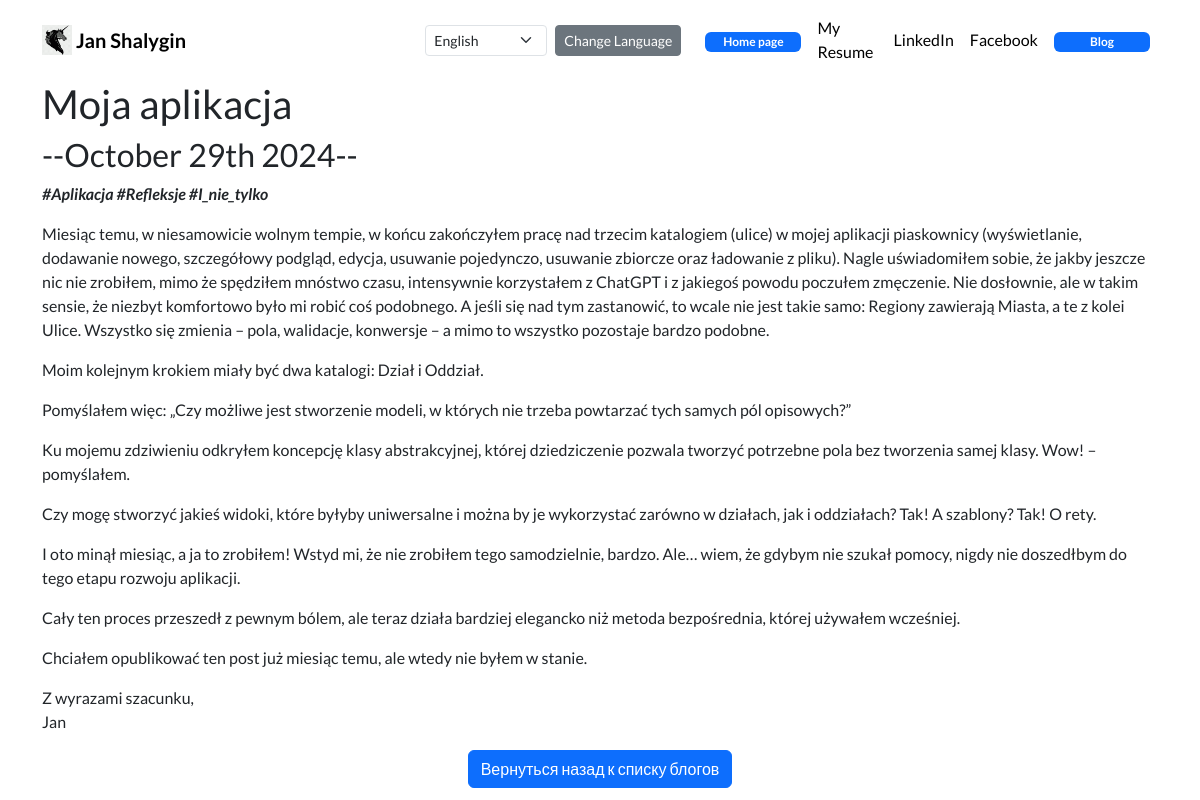
The page /en/blog/5/ on the database its author committed.
### blog/models.py (models this page shows, shortened)
class Blog(models.Model):
    title = models.CharField(max_length=200)
    data_post = models.DateField()
    discripton = models.TextField()

### blog/views.py (the view)
# urls.py: path('<int:blog_id>/', views.detail, name='detail'),
def detail(request, blog_id):
    blog = get_object_or_404(Blog, pk=blog_id)
    return render(request, 'blog/detail.html', {'blog': blog})

### blog/templates/blog/detail.html
{% extends 'portfolio/base.html' %}
{% block content %}
    <h1>{{ blog.title }}</h1>
    <h2>--{{ blog.data_post|date:'F jS Y' }}--</h2>
    {{ blog.discripton|safe }}
    <div class="d-flex justify-content-center">
        <a href="{% url 'blog:all_blogs' %} " class="btn btn-primary">Вернуться назад к списку блогов </a>
    </div>
{% endblock %}

### portfolio/static/portfolio/custom.css (style rules this page uses)
body { font-family: 'Lato', sans-serif; }

### rows shown on the page
Blog: title "Moja aplikacja", data_post "October 29th 2024", discripton "#Aplikacja #Refleksje #I_nie_tylko Miesiąc temu, w niesamowicie wolnym tempie, w końcu zakończyłem pracę nad trzecim katalogiem (ulice) w mojej aplikacji piaskownicy (wyświetlanie, dodawanie nowego, szczegółowy podgląd, edycja, usuwanie pojedynczo, usuwanie zbiorcze oraz ładowanie z pliku). Nagle uświadomiłem sobie, że jakby jeszcze nic nie zrobiłem, mimo że spędziłem mnóstwo czasu, intensywnie korzystałem z ChatGPT i z jakiegoś powodu poczułem zmęczenie. Nie dosłownie, ale w takim sensie, że niezbyt komfortowo było mi robić coś podobnego. A jeśli się nad tym zastanowić, to wcale nie jest takie samo: Regiony zawierają Miasta, a te z kolei Ulice. Wszystko się zmienia – pola, walidacje,…"
